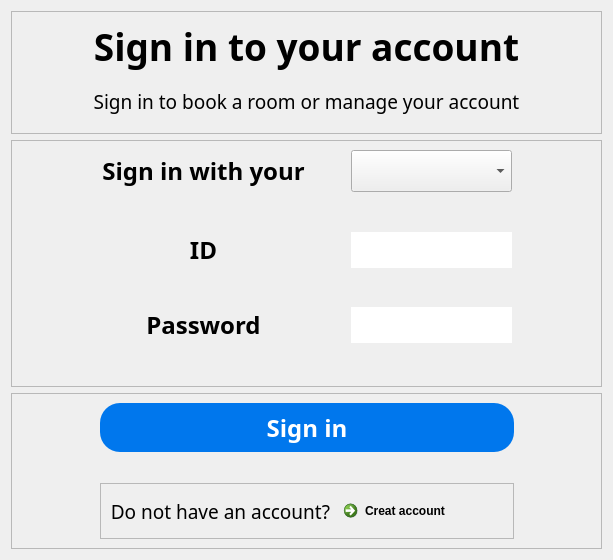
           <widget class="QWidget" name="sign_in_page1">
            <layout class="QGridLayout" name="gridLayout" rowstretch="1,2,1">
             <item row="1" column="0">
              <widget class="QFrame" name="title">
               <property name="frameShape">
                <enum>QFrame::StyledPanel</enum>
               </property>
               <property name="frameShadow">
                <enum>QFrame::Raised</enum>
               </property>
               <layout class="QGridLayout" name="gridLayout_5">
                <item row="0" column="0">
                 <layout class="QGridLayout" name="gridLayout_4" columnstretch="2,4,0,4,2">
                  <item row="4" column="1">
                   <widget class="QLabel" name="label_5">
                    <property name="font">
                     <font>
                      <family>Bahnschrift SemiBold</family>
                      <pointsize>18</pointsize>
                      <weight>75</weight>
                      <bold>true</bold>
                     </font>
                    </property>
                    <property name="text">
                     <string>Password</string>
                    </property>
                    <property name="alignment">
                     <set>Qt::AlignCenter</set>
                    </property>
                   </widget>
                  </item>
                  <item row="0" column="0">
                   <spacer name="horizontalSpacer">
                    <property name="orientation">
                     <enum>Qt::Horizontal</enum>
                    </property>
                    <property name="sizeHint" stdset="0">
                     <size>
                      <width>40</width>
                      <height>20</height>
                     </size>
                    </property>
                   </spacer>
                  </item>
                  <item row="0" column="4">
                   <spacer name="horizontalSpacer_3">
                    <property name="orientation">
                     <enum>Qt::Horizontal</enum>
                    </property>
                    <property name="sizeHint" stdset="0">
                     <size>
                      <width>40</width>
                      <height>20</height>
                     </size>
                    </property>
                   </spacer>
                  </item>
                  <item row="3" column="3">
                   <spacer name="verticalSpacer_4">
                    <property name="orientation">
                     <enum>Qt::Vertical</enum>
                    </property>
                    <property name="sizeHint" stdset="0">
                     <size>
                      <width>20</width>
                      <height>40</height>
                     </size>
                    </property>
                   </spacer>
                  </item>
                  <item row="4" column="3">
                   <widget class="QLineEdit" name="Pwd_in">
                    <property name="sizePolicy">
                     <sizepolicy hsizetype="Expanding" vsizetype="Expanding">
                      <horstretch>0</horstretch>
                      <verstretch>0</verstretch>
                     </sizepolicy>
                    </property>
                    <property name="font">
                     <font>
                      <family>Bahnschrift SemiBold</family>
                      <pointsize>18</pointsize>
                      <weight>75</weight>
                      <bold>true</bold>
                     </font>
                    </property>
                    <property name="styleSheet">
                     <string notr="true">QLineEdit{border-radius:20px;}</string>
                    </property>
                    <property name="text">
                     <string/>
                    </property>
                    <property name="echoMode">
                     <enum>QLineEdit::Password</enum>
                    </property>
                    <property name="readOnly">
                     <bool>false</bool>
                    </property>
                    <property name="clearButtonEnabled">
                     <bool>true</bool>
                    </property>
                   </widget>
                  </item>
                  <item row="1" column="3">
                   <spacer name="verticalSpacer_2">
                    <property name="orientation">
                     <enum>Qt::Vertical</enum>
                    </property>
                    <property name="sizeHint" stdset="0">
                     <size>
                      <width>20</width>
                      <height>40</height>
                     </size>
                    </property>
                   </spacer>
                  </item>
                  <item row="0" column="2">
                   <spacer name="horizontalSpacer_2">
                    <property name="orientation">
                     <enum>Qt::Horizontal</enum>
                    </property>
                    <property name="sizeHint" stdset="0">
                     <size>
                      <width>40</width>
                      <height>20</height>
                     </size>
                    </property>
                   </spacer>
                  </item>
                  <item row="0" column="1">
                   <widget class="QLabel" name="label_3">
                    <property name="font">
                     <font>
                      <family>Bahnschrift SemiBold</family>
                      <pointsize>18</pointsize>
                      <weight>75</weight>
                      <bold>true</bold>
                     </font>
                    </property>
                    <property name="text">
                     <string>Sign in with your</string>
                    </property>
                    <property name="alignment">
                     <set>Qt::AlignCenter</set>
                    </property>
                   </widget>
                  </item>
                  <item row="0" column="3">
                   <widget class="QComboBox" name="Sign_in_choose">
                    <property name="sizePolicy">
                     <sizepolicy hsizetype="Preferred" vsizetype="Expanding">
                      <horstretch>0</horstretch>
                      <verstretch>0</verstretch>
                     </sizepolicy>
                    </property>
                    <property name="font">
                     <font>
                      <family>Bahnschrift SemiBold</family>
                      <pointsize>18</pointsize>
                      <weight>75</weight>
                      <bold>true</bold>
                     </font>
                    </property>
                    <item>
                     <property name="text">
                      <string/>
                     </property>
                    </item>
                    <item>
                     <property name="text">
                      <string>Name</string>
                     </property>
                    </item>
                    <item>
                     <property name="text">
                      <string>Email</string>
                     </property>
                    </item>
                    <item>
                     <property name="text">
                      <string>Phone</string>
                     </property>
                    </item>
                   </widget>
                  </item>
                  <item row="2" column="1">
                   <widget class="QLabel" name="label_4">
                    <property name="font">
                     <font>
                      <family>Bahnschrift SemiBold</family>
                      <pointsize>18</pointsize>
                      <weight>75</weight>
                      <bold>true</bold>
                     </font>
                    </property>
                    <property name="text">
                     <string>ID</string>
                    </property>
                    <property name="alignment">
                     <set>Qt::AlignCenter</set>
                    </property>
                   </widget>
                  </item>
                  <item row="2" column="3">
                   <widget class="QLineEdit" name="ID_IN">
                    <property name="sizePolicy">
                     <sizepolicy hsizetype="Expanding" vsizetype="Expanding">
                      <horstretch>0</horstretch>
                      <verstretch>0</verstretch>
                     </sizepolicy>
                    </property>
                    <property name="font">
                     <font>
                      <family>Bahnschrift SemiBold</family>
                      <pointsize>18</pointsize>
                      <weight>75</weight>
                      <bold>true</bold>
                     </font>
                    </property>
                    <property name="styleSheet">
                     <string notr="true">QLineEdit{border-radius:20px;}</string>
                    </property>
                    <property name="clearButtonEnabled">
                     <bool>true</bool>
                    </property>
                   </widget>
                  </item>
                  <item row="5" column="3">
                   <spacer name="verticalSpacer_3">
                    <property name="orientation">
                     <enum>Qt::Vertical</enum>
                    </property>
                    <property name="sizeHint" stdset="0">
                     <size>
                      <width>20</width>
                      <height>40</height>
                     </size>
                    </property>
                   </spacer>
                  </item>
                 </layout>
                </item>
               </layout>
              </widget>
             </item>
             <item row="0" column="0">
              <widget class="QFrame" name="frame_2">
               <property name="frameShape">
                <enum>QFrame::StyledPanel</enum>
               </property>
               <property name="frameShadow">
                <enum>QFrame::Raised</enum>
               </property>
               <layout class="QGridLayout" name="gridLayout_3">
                <item row="0" column="0">
                 <layout class="QGridLayout" name="gridLayout_2">
                  <item row="0" column="0">
                   <widget class="QLabel" name="label">
                    <property name="font">
                     <font>
                      <family>Bahnschrift SemiBold</family>
                      <pointsize>28</pointsize>
                      <weight>75</weight>
                      <bold>true</bold>
                     </font>
                    </property>
                    <property name="text">
                     <string>Sign in to your account</string>
                    </property>
                    <property name="alignment">
                     <set>Qt::AlignCenter</set>
                    </property>
                   </widget>
                  </item>
                  <item row="1" column="0">
                   <widget class="QLabel" name="label_2">
                    <property name="font">
                     <font>
                      <family>Bahnschrift Light</family>
                      <pointsize>14</pointsize>
                     </font>
                    </property>
                    <property name="text">
                     <string>Sign in to book a room or manage your account</string>
                    </property>
                    <property name="alignment">
                     <set>Qt::AlignCenter</set>
                    </property>
                   </widget>
                  </item>
                 </layout>
                </item>
               </layout>
              </widget>
             </item>
             <item row="2" column="0">
              <widget class="QFrame" name="frame_3">
               <property name="frameShape">
                <enum>QFrame::StyledPanel</enum>
               </property>
               <property name="frameShadow">
                <enum>QFrame::Raised</enum>
               </property>
               <layout class="QGridLayout" name="gridLayout_7">
                <item row="0" column="0">
                 <layout class="QGridLayout" name="gridLayout_6" rowstretch="2,1,2" columnstretch="3,1,3">
                  <item row="0" column="1">
                   <widget class="QPushButton" name="sign_in">
                    <property name="sizePolicy">
                     <sizepolicy hsizetype="Minimum" vsizetype="Expanding">
                      <horstretch>0</horstretch>
                      <verstretch>0</verstretch>
                     </sizepolicy>
                    </property>
                    <property name="font">
                     <font>
                      <family>Bahnschrift SemiBold</family>
                      <pointsize>18</pointsize>
                      <weight>75</weight>
                      <bold>true</bold>
                     </font>
                    </property>
                    <property name="styleSheet">
                     <string notr="true">QPushButton{background-color: rgb(0, 119, 237); border-radius:20px; color:rgb(255,255,255);}</string>
                    </property>
                    <property name="text">
                     <string>Sign in</string>
                    </property>
                   </widget>
                  </item>
                  <item row="0" column="2">
                   <spacer name="horizontalSpacer_5">
                    <property name="orientation">
                     <enum>Qt::Horizontal</enum>
                    </property>
                    <property name="sizeHint" stdset="0">
                     <size>
                      <width>40</width>
                      <height>20</height>
                     </size>
                    </property>
                   </spacer>
                  </item>
                  <item row="0" column="0">
                   <spacer name="horizontalSpacer_4">
                    <property name="orientation">
                     <enum>Qt::Horizontal</enum>
                    </property>
                    <property name="sizeHint" stdset="0">
                     <size>
                      <width>40</width>
                      <height>20</height>
                     </size>
                    </property>
                   </spacer>
                  </item>
                  <item row="2" column="1">
                   <widget class="QFrame" name="frame">
                    <property name="frameShape">
                     <enum>QFrame::StyledPanel</enum>
                    </property>
                    <property name="frameShadow">
                     <enum>QFrame::Raised</enum>
                    </property>
                    <layout class="QGridLayout" name="gridLayout_9">
                     <item row="0" column="0">
                      <layout class="QGridLayout" name="gridLayout_8">
                       <item row="0" column="0">
                        <widget class="QLabel" name="label_6">
                         <property name="font">
                          <font>
                           <family>Bahnschrift Light</family>
                           <pointsize>14</pointsize>
                          </font>
                         </property>
                         <property name="text">
                          <string>Do not have an account?</string>
                         </property>
                         <property name="alignment">
                          <set>Qt::AlignRight|Qt::AlignTrailing|Qt::AlignVCenter</set>
                         </property>
                        </widget>
                       </item>
                       <item row="0" column="1">
                        <widget class="QCommandLinkButton" name="to_sign_up_page">
                         <property name="styleSheet">
                          <string notr="true">QCommandLinkButton{background-color: rgb(0, 119, 237,0);}</string>
                         </property>
                         <property name="text">
                          <string>Creat account</string>
                         </property>
                        </widget>
                       </item>
                      </layout>
                     </item>
                    </layout>
                   </widget>
                  </item>
                  <item row="1" column="1">
                   <spacer name="verticalSpacer">
                    <property name="orientation">
                     <enum>Qt::Vertical</enum>
                    </property>
                    <property name="sizeHint" stdset="0">
                     <size>
                      <width>20</width>
                      <height>40</height>
                     </size>
                    </property>
                   </spacer>
                  </item>
                 </layout>
                </item>
               </layout>
              </widget>
             </item>
            </layout>
           </widget>
